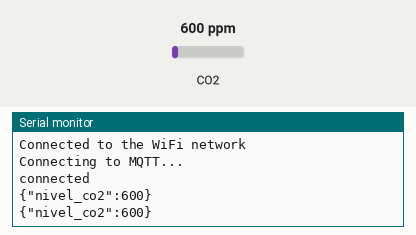
This sketch was run on a simulated ESP8266 (NodeMCU). Shown: the last lines printed to the serial monitor. The test bench sets the inputs (shaded band); at power-on: CO2 600 ppm. WiFi joins after 1.5 s; servers stay silent unless stated; no MQTT or app messages arrive unless stated.

Above: at 2.7 s.
2.8 s: CO2 set to 452 ppm
At 4.1 s:
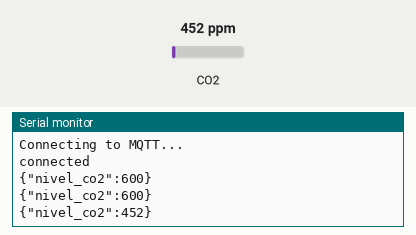
4.3 s: CO2 set to 1050 ppm
At 5.4 s:
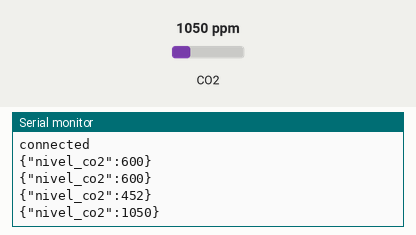
Timing chart, 0 to 7.3 s (numbered marks = the images above; inputs shaded):
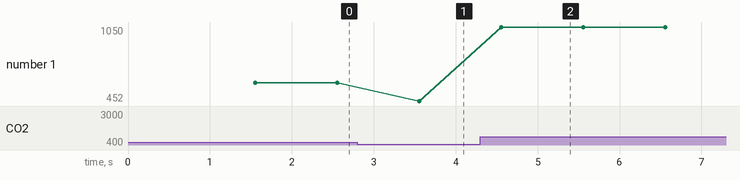

The sketch:

nodeMCU_mq135-18-06-2018.ino
```cpp
#include <MQ135.h>
#include <Adafruit_Sensor.h>
#include <ArduinoJson.h>
#include <ESP8266WiFi.h>
#include <PubSubClient.h>

#include "DHT.h"

#include <stdlib.h>

#define DHTPIN 4 // pino do sensor de temperatura
#define MQ135PIN 5 // pino do sensor de gas
#define DHTTYPE DHT22 // DHT 22

DHT dht(DHTPIN, DHTTYPE);
MQ135 gasSensor = MQ135(MQ135PIN);

// Update these with values suitable for your network.

const char* ssid     = "2.4G_COTONETES";
const char* password = "31012015anapaulalucas";
const char* mqttServer = "broker.hivemq.com";
const int mqttPort = 1883;
const char* mqttUser = "";
const char* mqttPassword = "";

char  json[100];

WiFiClient espClient;
PubSubClient client(espClient);

void setup()
{
  Serial.begin(115200);
  Serial.println("DHTxx test!");
  dht.begin();

  WiFi.begin(ssid, password);

  while (WiFi.status() != WL_CONNECTED) {
    delay(500);
    Serial.println("Connecting to WiFi..");
  }

  Serial.println("Connected to the WiFi network");

  client.setServer(mqttServer, mqttPort);

  while (!client.connected()) {
    Serial.println("Connecting to MQTT...");

    if (client.connect("NodeMCUFulvio", mqttUser, mqttPassword)) {

      Serial.println("connected");

    } else {

      Serial.print("failed with state ");
      Serial.print(client.state());
      delay(2000);

    }
  }
}

void loop()
{
  float valor_co2 = gasSensor.getPPM();
  // testa se retorno é valido, caso contrário algo está errado.
  if (isnan(valor_co2))
  {
    Serial.println("Failed to read from MQ-135");
  }
  else
  {

    DynamicJsonBuffer jBuffer;
    JsonObject& root = jBuffer.createObject();

    root["nivel_co2"] = valor_co2;

    root.printTo(Serial);
    Serial.println();

    root.printTo(json);

    client.publish("smartcity/tdc2", json);

  }

  client.loop();
  delay(1000);

}
```

Measured:
- after the input at 2.8 s, the serial monitor: prints a new line after 0.76 s (image 1)
- after the input at 4.3 s, the serial monitor: prints a new line after 0.26 s (image 2)
- plotted number 1: 600 → 452 after the input at 2.8 s, 452 → 1050 after the input at 4.3 s
